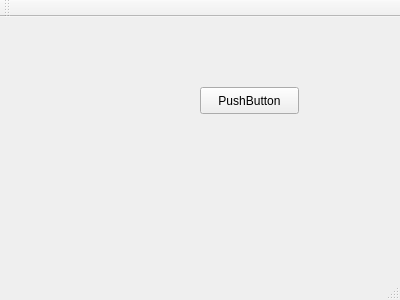
<?xml version="1.0" encoding="UTF-8"?>
<ui version="4.0">
 <class>MainWindow</class>
 <widget class="QMainWindow" name="MainWindow">
  <property name="geometry">
   <rect>
    <x>0</x>
    <y>0</y>
    <width>400</width>
    <height>300</height>
   </rect>
  </property>
  <property name="windowTitle">
   <string>MainWindow</string>
  </property>
  <widget class="QWidget" name="centralWidget">
   <widget class="QPushButton" name="pushButton">
    <property name="geometry">
     <rect>
      <x>200</x>
      <y>70</y>
      <width>99</width>
      <height>27</height>
     </rect>
    </property>
    <property name="text">
     <string>PushButton</string>
    </property>
   </widget>
  </widget>
  <widget class="QMenuBar" name="menuBar">
   <property name="geometry">
    <rect>
     <x>0</x>
     <y>0</y>
     <width>400</width>
     <height>25</height>
    </rect>
   </property>
  </widget>
  <widget class="QToolBar" name="mainToolBar">
   <attribute name="toolBarArea">
    <enum>TopToolBarArea</enum>
   </attribute>
   <attribute name="toolBarBreak">
    <bool>false</bool>
   </attribute>
  </widget>
  <widget class="QStatusBar" name="statusBar"/>
 </widget>
 <layoutdefault spacing="6" margin="11"/>
 <resources/>
 <connections/>
</ui>
